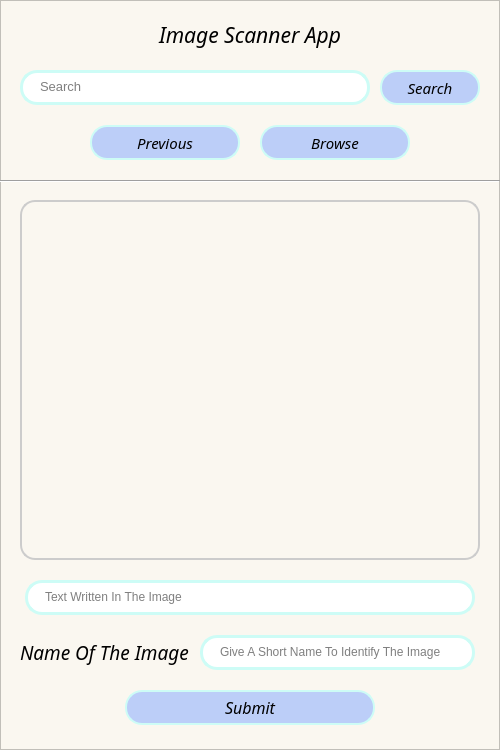
<?xml version="1.0" encoding="UTF-8"?>
<ui version="4.0">
 <class>MainWindow</class>
 <widget class="QMainWindow" name="MainWindow">
  <property name="windowModality">
   <enum>Qt::NonModal</enum>
  </property>
  <property name="geometry">
   <rect>
    <x>0</x>
    <y>0</y>
    <width>500</width>
    <height>750</height>
   </rect>
  </property>
  <property name="minimumSize">
   <size>
    <width>500</width>
    <height>750</height>
   </size>
  </property>
  <property name="maximumSize">
   <size>
    <width>500</width>
    <height>750</height>
   </size>
  </property>
  <property name="windowTitle">
   <string>Image_Scanner_Application</string>
  </property>
  <property name="windowIcon">
   <iconset>
    <normaloff>Icon/Logo.jpg</normaloff>Icon/Logo.jpg</iconset>
  </property>
  <widget class="QWidget" name="centralwidget">
   <layout class="QVBoxLayout" name="verticalLayout">
    <property name="spacing">
     <number>0</number>
    </property>
    <property name="leftMargin">
     <number>0</number>
    </property>
    <property name="topMargin">
     <number>0</number>
    </property>
    <property name="rightMargin">
     <number>0</number>
    </property>
    <property name="bottomMargin">
     <number>0</number>
    </property>
    <item>
     <widget class="QFrame" name="Main_Body">
      <property name="styleSheet">
       <string notr="true">QFrame#Main_Body{
    background-color: rgb(250, 247, 240);
}
QPushButton#Push_Button_1,
QPushButton#Push_Button_2,
QPushButton#Push_Button_3,
QPushButton#Push_Button_4{
	background-color: rgb(188, 206, 248);
    border: 2px solid rgb(205, 252, 246);
    border-radius: 17px;
}
QLineEdit#Line_Edit_1,
QLineEdit#Line_Edit_2,
QLineEdit#Line_Edit_3{
    border: 3px solid rgb(205, 252, 246);
    border-radius: 17px;
    padding-right: 20px;
    padding-left: 15px;
    padding-bottom: 2px;
}
QLabel#Label_2{
	border: 2px solid #ccc;
	border-radius: 15px;
}
Line#line{
	background-color: rgb(0, 0, 0);
}</string>
      </property>
      <property name="frameShape">
       <enum>QFrame::StyledPanel</enum>
      </property>
      <property name="frameShadow">
       <enum>QFrame::Raised</enum>
      </property>
      <widget class="QLabel" name="Label_1">
       <property name="geometry">
        <rect>
         <x>125</x>
         <y>10</y>
         <width>250</width>
         <height>50</height>
        </rect>
       </property>
       <property name="font">
        <font>
         <family>Monotype Corsiva</family>
         <pointsize>16</pointsize>
         <italic>true</italic>
        </font>
       </property>
       <property name="text">
        <string>Image Scanner App</string>
       </property>
       <property name="alignment">
        <set>Qt::AlignCenter</set>
       </property>
      </widget>
      <widget class="QLabel" name="Label_2">
       <property name="geometry">
        <rect>
         <x>20</x>
         <y>200</y>
         <width>460</width>
         <height>360</height>
        </rect>
       </property>
       <property name="font">
        <font>
         <pointsize>10</pointsize>
        </font>
       </property>
       <property name="text">
        <string/>
       </property>
       <property name="pixmap">
        <pixmap>pics/1-removebg-preview.png</pixmap>
       </property>
       <property name="scaledContents">
        <bool>true</bool>
       </property>
       <property name="alignment">
        <set>Qt::AlignCenter</set>
       </property>
      </widget>
      <widget class="QPushButton" name="Push_Button_1">
       <property name="geometry">
        <rect>
         <x>380</x>
         <y>70</y>
         <width>100</width>
         <height>35</height>
        </rect>
       </property>
       <property name="font">
        <font>
         <family>Monotype Corsiva</family>
         <pointsize>11</pointsize>
         <italic>true</italic>
        </font>
       </property>
       <property name="cursor">
        <cursorShape>PointingHandCursor</cursorShape>
       </property>
       <property name="text">
        <string>Search</string>
       </property>
      </widget>
      <widget class="QPushButton" name="Push_Button_4">
       <property name="geometry">
        <rect>
         <x>125</x>
         <y>690</y>
         <width>250</width>
         <height>35</height>
        </rect>
       </property>
       <property name="font">
        <font>
         <family>Monotype Corsiva</family>
         <pointsize>12</pointsize>
         <italic>true</italic>
        </font>
       </property>
       <property name="cursor">
        <cursorShape>PointingHandCursor</cursorShape>
       </property>
       <property name="text">
        <string>Submit</string>
       </property>
      </widget>
      <widget class="QLineEdit" name="Line_Edit_1">
       <property name="geometry">
        <rect>
         <x>20</x>
         <y>70</y>
         <width>350</width>
         <height>35</height>
        </rect>
       </property>
       <property name="font">
        <font>
         <pointsize>10</pointsize>
        </font>
       </property>
       <property name="inputMask">
        <string/>
       </property>
       <property name="placeholderText">
        <string>Search</string>
       </property>
      </widget>
      <widget class="Line" name="line">
       <property name="geometry">
        <rect>
         <x>0</x>
         <y>180</y>
         <width>500</width>
         <height>2</height>
        </rect>
       </property>
       <property name="orientation">
        <enum>Qt::Horizontal</enum>
       </property>
      </widget>
      <widget class="QLabel" name="Label_3">
       <property name="geometry">
        <rect>
         <x>20</x>
         <y>635</y>
         <width>175</width>
         <height>35</height>
        </rect>
       </property>
       <property name="font">
        <font>
         <family>Monotype Corsiva</family>
         <pointsize>14</pointsize>
         <italic>true</italic>
        </font>
       </property>
       <property name="text">
        <string>Name Of The Image</string>
       </property>
      </widget>
      <widget class="QLineEdit" name="Line_Edit_3">
       <property name="geometry">
        <rect>
         <x>200</x>
         <y>635</y>
         <width>275</width>
         <height>35</height>
        </rect>
       </property>
       <property name="placeholderText">
        <string>Give A Short Name To Identify The Image</string>
       </property>
      </widget>
      <widget class="QLineEdit" name="Line_Edit_2">
       <property name="geometry">
        <rect>
         <x>25</x>
         <y>580</y>
         <width>450</width>
         <height>35</height>
        </rect>
       </property>
       <property name="placeholderText">
        <string>Text Written In The Image</string>
       </property>
      </widget>
      <widget class="QPushButton" name="Push_Button_2">
       <property name="geometry">
        <rect>
         <x>90</x>
         <y>125</y>
         <width>150</width>
         <height>35</height>
        </rect>
       </property>
       <property name="font">
        <font>
         <family>Monotype Corsiva</family>
         <pointsize>11</pointsize>
         <italic>true</italic>
        </font>
       </property>
       <property name="cursor">
        <cursorShape>PointingHandCursor</cursorShape>
       </property>
       <property name="text">
        <string>Previous</string>
       </property>
       <property name="icon">
        <iconset>
         <normaloff>Icon/left-arrow.png</normaloff>Icon/left-arrow.png</iconset>
       </property>
       <property name="iconSize">
        <size>
         <width>15</width>
         <height>15</height>
        </size>
       </property>
      </widget>
      <widget class="QPushButton" name="Push_Button_3">
       <property name="geometry">
        <rect>
         <x>260</x>
         <y>125</y>
         <width>150</width>
         <height>35</height>
        </rect>
       </property>
       <property name="font">
        <font>
         <family>Monotype Corsiva</family>
         <pointsize>11</pointsize>
         <italic>true</italic>
        </font>
       </property>
       <property name="cursor">
        <cursorShape>PointingHandCursor</cursorShape>
       </property>
       <property name="text">
        <string>Browse</string>
       </property>
       <property name="icon">
        <iconset>
         <normaloff>Icon/search.png</normaloff>Icon/search.png</iconset>
       </property>
       <property name="iconSize">
        <size>
         <width>15</width>
         <height>15</height>
        </size>
       </property>
      </widget>
      <zorder>Label_2</zorder>
      <zorder>Label_1</zorder>
      <zorder>Push_Button_1</zorder>
      <zorder>Push_Button_4</zorder>
      <zorder>Line_Edit_1</zorder>
      <zorder>line</zorder>
      <zorder>Label_3</zorder>
      <zorder>Line_Edit_3</zorder>
      <zorder>Line_Edit_2</zorder>
      <zorder>Push_Button_2</zorder>
      <zorder>Push_Button_3</zorder>
     </widget>
    </item>
   </layout>
  </widget>
 </widget>
 <resources/>
 <connections/>
</ui>
